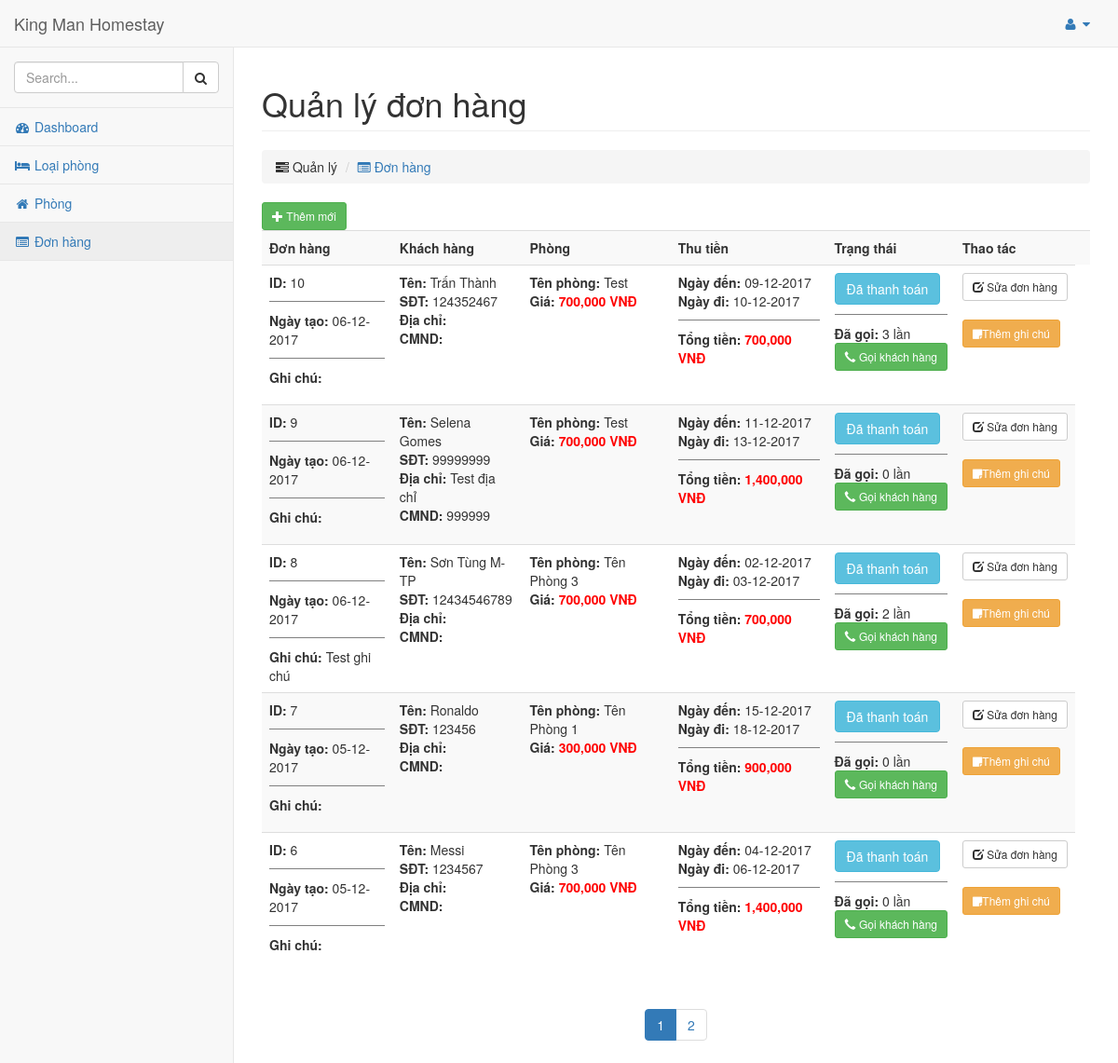
/admin/donhang.php (signed in), run on the app's committed database.
### tables this page shows
CREATE TABLE `orders` (
  `ID` int(11) NOT NULL,
  `CustomerIdentifyNumber` varchar(30) DEFAULT NULL COMMENT 'Số chứng minh nhân dân của khách hàng',
  `CustomerName` varchar(200) NOT NULL,
  `CustomerPhone` varchar(20) NOT NULL,
  `CustomerAddress` varchar(300) DEFAULT NULL COMMENT 'địa chỉ này khi khách nhận phòng nhân viên xem qua giấy chứng minh của họ để biết để qua mục chỉnh sửa đơn hàng để mà cập nhật lại',
  `RoomID` int(11) NOT NULL,
  `CheckInDate` timestamp NOT NULL DEFAULT '0000-00-00 00:00:00',
  `CheckOutDate` timestamp NOT NULL DEFAULT '0000-00-00 00:00:00',
  `Total` float NOT NULL COMMENT 'total = giá phòng * (CheckOutDate - CheckInDate)',
  `Note` varchar(500) DEFAULT NULL,
  `NumberOfCall` int(11) NOT NULL DEFAULT '0' COMMENT 'Số lần gọi điện thoại cho khách hàng',
  `Status` tinyint(1) NOT NULL COMMENT '1: Chưa nhận phòng | 2: Đã nhận phòng | 3: Đã thanh toán | 4: Đã hủy ',
  `CreationTime` timestamp NOT NULL DEFAULT CURRENT_TIMESTAMP COMMENT 'Ngày hóa đơn này được tạo'
);

CREATE TABLE `rooms` (
  `ID` int(11) NOT NULL,
  `Name` varchar(200) NOT NULL,
  `Description` text NOT NULL COMMENT 'Mô tả chi tiết phòng',
  `Ultilities` text NOT NULL COMMENT 'Mổ tả các tiện ích của phòng',
  `NumberOfPeople` int(11) NOT NULL,
  `Price` float NOT NULL,
  `Status` tinyint(1) NOT NULL DEFAULT '1' COMMENT '1: Còn trống | 0: Không trống (đã có người thuê)',
  `CategoryID` int(11) NOT NULL
);

### admin/donhang.php (the view, shortened to what this page needs)
<?php
include("connection.php");
$lenh = "select * from orders";
$kq = mysqli_query($conn,$lenh);
$tongsodong = mysqli_num_rows($kq);
$sodong = 5;
$sotrang = ceil($tongsodong / $sodong);
if(!isset($_GET["p"]))
  $p = 1;
else
  $p = $_GET["p"];
$x = ($p - 1)*$sodong;
$lenh1 = "SELECT * FROM `orders` JOIN rooms ON orders.RoomID = rooms.ID order by orders.ID DESC limit ".$x.",".$sodong;
$kq1 = mysqli_query($conn,$lenh1);
?>
<!DOCTYPE html>
<html lang="en">
<head>
<link href="vendor/bootstrap/css/bootstrap.min.css" rel="stylesheet">
<link href="vendor/metisMenu/metisMenu.min.css" rel="stylesheet">
<link href="dist/css/sb-admin-2.css" rel="stylesheet">
<link href="vendor/morrisjs/morris.css" rel="stylesheet">
<link href="vendor/font-awesome/css/font-awesome.min.css" rel="stylesheet" type="text/css">
    </head>
    <body>
      <div id="wrapper">
        <nav class="navbar navbar-default navbar-static-top" role="navigation" style="margin-bottom: 0">
          <div class="navbar-header">
            <a class="navbar-brand" href="index.php">King Man Homestay</a>
          </div>
          <ul class="nav navbar-top-links navbar-right">
            <li class="dropdown">
              <a class="dropdown-toggle" data-toggle="dropdown" href="#">
                <i class="fa fa-user fa-fw"></i> <i class="fa fa-caret-down"></i>
              </a>
            </li>
          </ul>
          <div class="navbar-default sidebar" role="navigation">
            <div class="sidebar-nav navbar-collapse">
              <ul class="nav" id="side-menu">
                <li class="sidebar-search">
                  <div class="input-group custom-search-form">
                    <input type="text" class="form-control" placeholder="Search...">
                    <span class="input-group-btn">
                      <button class="btn btn-default" type="button">
                        <i class="fa fa-search"></i>
                      </button>
                    </span>
                  </div>
                </li>
                <li>
                  <a href="index.php"><i class="fa fa-tachometer fa-fw"></i> Dashboard</a>
                </li>
                <li>
                  <a href="loaiphong.php"><i class="fa fa-bed fa-fw"></i> Loại phòng</a>
                </li>
                <li>
                  <a href="phong.php"><i class="fa fa-home fa-fw"></i> Phòng</a>
                </li>
                <li>
                  <a href="donhang.php" class="active"><i class="fa fa-list-alt fa-fw"></i> Đơn hàng</a>
                </li>
              </ul>
            </div>
          </div>
        </nav>
        <div id="page-wrapper">
         <div class="row">
           <div class="col-lg-12">
            <h1 class="page-header">Quản lý đơn hàng</h1>
            <ol class="breadcrumb">
             <li><i class="fa fa-tasks"></i> Quản lý</li>
             <li class="active"><a href="donhang.php"><i class="fa fa-list-alt"></i> Đơn hàng</a></li>
           </ol>
         </div>
       </div>
       <div class="row">
        <div class="col-lg-5">
          <a href='themdonhang.php'
          class='btn btn-success   btn-sm'> <span
          class='glyphicon glyphicon-plus'></span> Thêm mới
        </a>
      </div>
    </div>
    <div >
      <div class="table-responsive">
        <table class="table table-hover table-striped">
          <tbody>
            <tr>
              <th>Đơn hàng</th>
              <th>Khách hàng</th>
              <th>Phòng</th>
              <th style="width: 200">Thu tiền</th>
              <th>Trạng thái</th>
              <th>Thao tác</th>
              <th></th>
            </tr>
            <?php
            while($row = mysqli_fetch_row($kq1))
            {
              $ngaydi = date("d-m-Y", strtotime($row[7]));
              $ngayden = date("d-m-Y", strtotime($row[6]));
              $ngaytao = date("d-m-Y", strtotime($row[12]));
              echo "<tr style='height:150px'>
              <td><strong>ID: </strong>$row[0]<hr style='background-color: #808080; height: 1px; border: 0;'><strong>Ngày tạo: </strong>$ngaytao<hr style='background-color: #808080; height: 1px; border: 0;'><strong>Ghi chú: </strong>$row[9]";
              echo "</td>
              <td><strong>Tên: </strong> $row[2] <br> <strong>SĐT: </strong>$row[3]<br><strong>Địa chỉ: </strong>$row[4] <br> <strong>CMND: </strong>$row[1]</td>
              <td><strong>Tên phòng: </strong>$row[14] <br>
              <strong>Giá: </strong><span class='price'> $row[18]</span> </td>
              <td><strong>Ngày đến: </strong>$ngayden<br>
              <strong>Ngày đi: </strong>$ngaydi<br><hr style='background-color: #808080; height: 1px; border: 0;'>
              <strong>Tổng tiền: </strong><span class='price'>$row[8]</span><br></td>";
              if ($row[11]==1) {
                echo "<td><a href='doitrangthai.php?id=$row[0]' onclick='Status()' data-toggle='tooltip' title='Đổi trạng thái'><button type='button' class='btn btn-warning'>Chưa nhận phòng</button></a>";
              }
              elseif ($row[11]==2) {
                echo "<td><a href='doitrangthai.php?id=$row[0]' onclick='Status()' data-toggle='tooltip' title='Đổi trạng thái'><button type='button' class='btn btn-success'>Đã nhận phòng</button></a>";
              }
              elseif ($row[11]==3) {
                echo "<td><button type='button' class='btn btn-info' data-toggle='tooltip' title='Đổi trạng thái'>Đã thanh toán</button>";
              }
              elseif ($row[11]==4) {
                echo "<td><button type='button' class='btn btn-danger' data-toggle='tooltip' title='Đổi trạng thái'>Đã huỷ</button>";
              }
              echo "<hr style='background-color: #808080; height: 1px; border: 0;'><strong>Đã gọi: </strong>$row[10] lần<br>
              <a href='goidien.php?id=$row[0]'
              class='btn btn-success btn-sm' onclick='Goi()' data-toggle='tooltip' title='Gọi khách hàng'> <span
              class='glyphicon glyphicon-earphone'></span> Gọi khách hàng
              </a></td>";
              echo "
              <td>
              <div>
              <a href='suadonhang.php?id=$row[0]'
              class='btn btn-default btn-sm' data-toggle='tooltip' title='Sửa đơn hàng'> <span
              class='glyphicon glyphicon-edit'></span> Sửa đơn hàng
              </a>
              </div>
              <br>
              <div>
              <a href='inputGhiChu.php?id=$row[0]'
              class='btn btn-warning btn-sm' data-toggle='tooltip' title='Thêm ghi chú'> <span
              class='fa fa-sticky-note'></span>Thêm ghi chú
              </a></div>";
              echo "</td></tr>";
            }
            ?>
          </tbody>
        </table>
      </div>
    </div>
    <div >
      <div class="row" align="center">
        <ul class="pagination">
          <?php
          for($i=1; $i<=$sotrang; $i++)
          {
            if($i==$p)
             echo "<li class='active'><a>$i</a></li>";
           else
           {
            ?>
            <li><a href="donhang.php?p=<?php echo $i;    ?>"><?php echo $i;    ?></a></li>
            <?php
          }
        }
        ?>
      </ul>
    </div>
  </div>
</div>
</div>
</body>
</html>

### admin/donhang.php (style rules this page uses)
.price { color: red; font-weight: bold; }

### data on the page
orders: ID "10", CreationTime "06-12-2017", CustomerName "Trấn Thành", CustomerPhone "124352467", RoomID.Name "Test", CheckInDate "09-12-2017", CheckOutDate "10-12-2017", Status "Đã thanh toán", NumberOfCall "3"
orders: ID "9", CreationTime "06-12-2017", CustomerName "Selena Gomes", CustomerPhone "99999999", CustomerAddress "Test địa chỉ", CustomerIdentifyNumber "999999", RoomID.Name "Test", CheckInDate "11-12-2017", CheckOutDate "13-12-2017", Status "Đã thanh toán", NumberOfCall "0"
orders: ID "8", CreationTime "06-12-2017", Note "Test ghi chú", CustomerName "Sơn Tùng M-TP", CustomerPhone "12434546789", RoomID.Name "Tên Phòng 3", CheckInDate "02-12-2017", CheckOutDate "03-12-2017", Status "Đã thanh toán", NumberOfCall "2"
orders: ID "7", CreationTime "05-12-2017", CustomerName "Ronaldo", CustomerPhone "123456", RoomID.Name "Tên Phòng 1", CheckInDate "15-12-2017", CheckOutDate "18-12-2017", Status "Đã thanh toán", NumberOfCall "0"
orders: ID "6", CreationTime "05-12-2017", CustomerName "Messi", CustomerPhone "1234567", RoomID.Name "Tên Phòng 3", CheckInDate "04-12-2017", CheckOutDate "06-12-2017", Status "Đã thanh toán", NumberOfCall "0"
